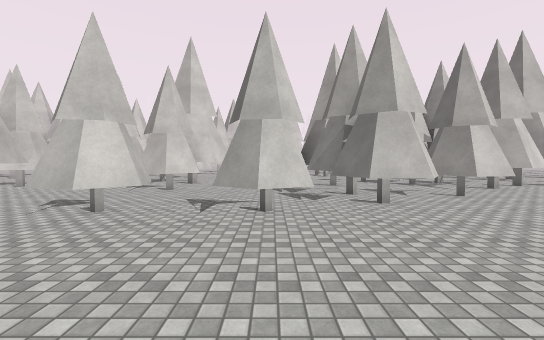
View 1 (above)

24 first-person views from a walk through a 3-D level made in the Unity game engine. The camera is 1.5 m above the floor, tilts 2° down and sees 90° across. The floor is counted in squares, 2 m on a side. Each view is taken from the middle of a square. On the plan, view 1 faces up. The plan holds only what a view shows up to about 10 squares ahead; the rest is blank. The place goes on beyond the plan. The player character is not drawn. Surface patterns are stand-ins for the level's own textures.

View 2
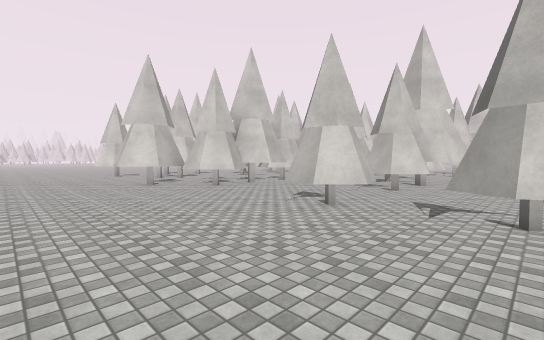

View 3
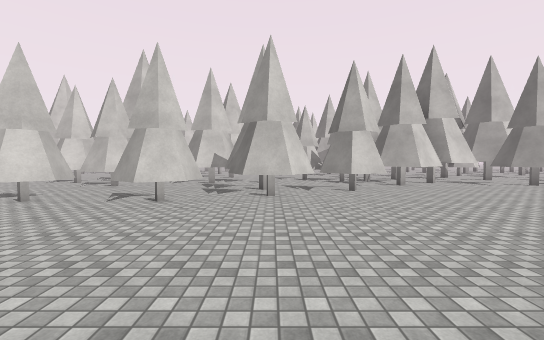

View 4
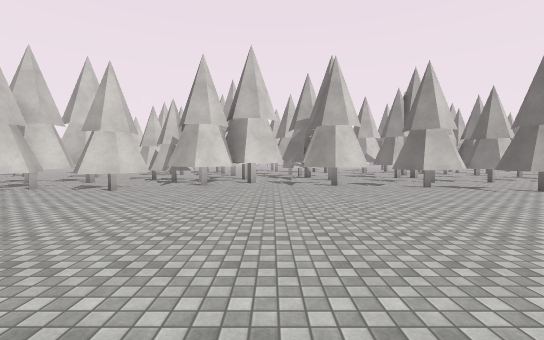

View 5
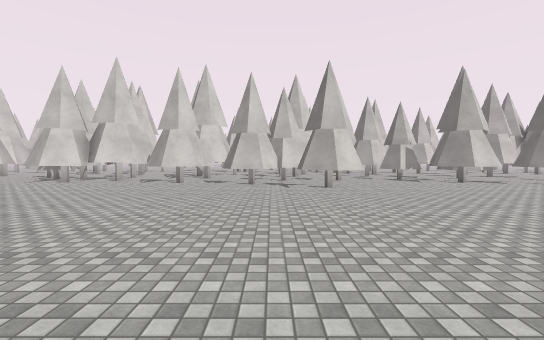

View 6
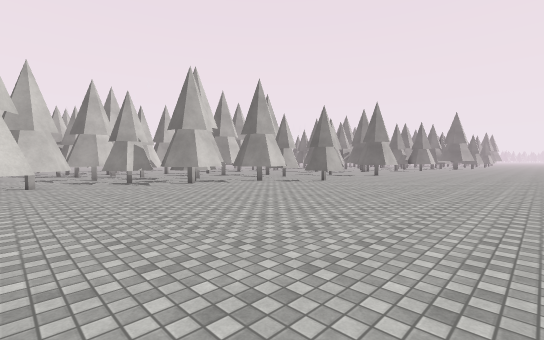

View 7
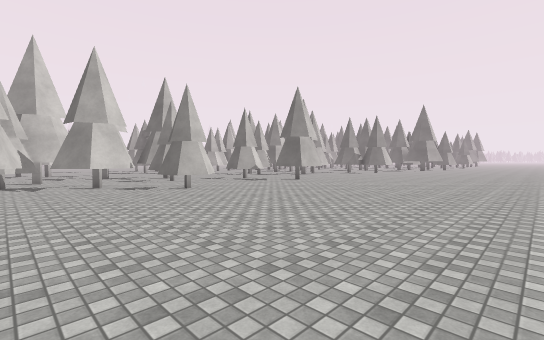

View 8
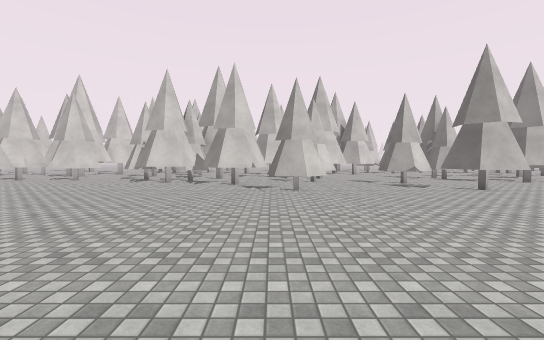

View 9
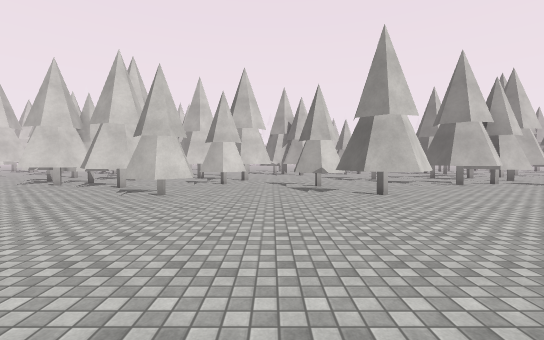

View 10
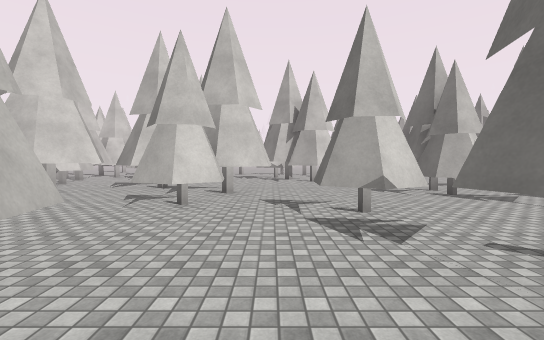

View 11
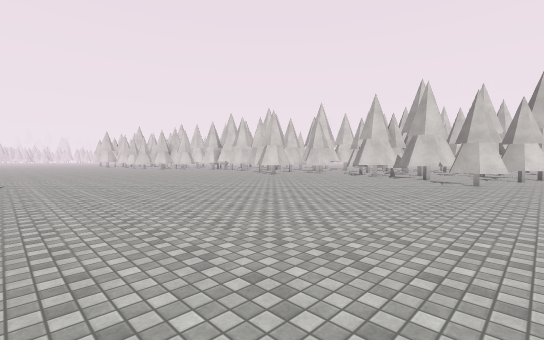

View 12
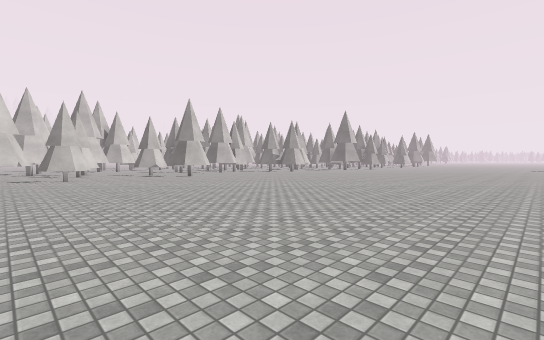

View 13
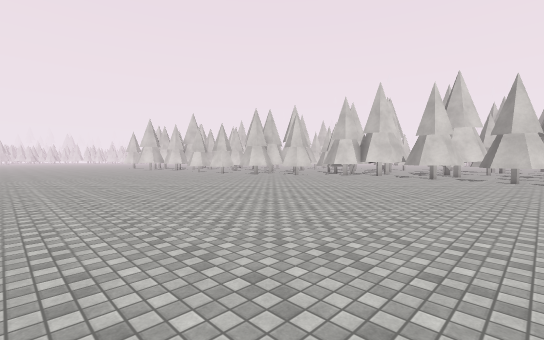

View 14
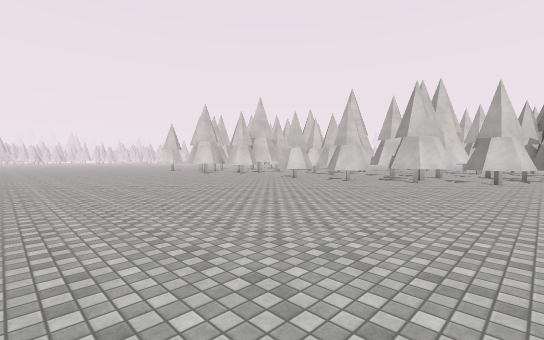

View 15
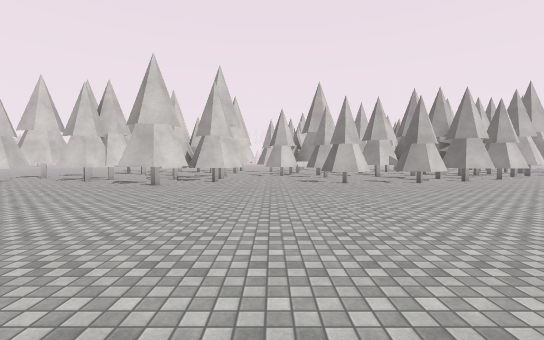

View 16
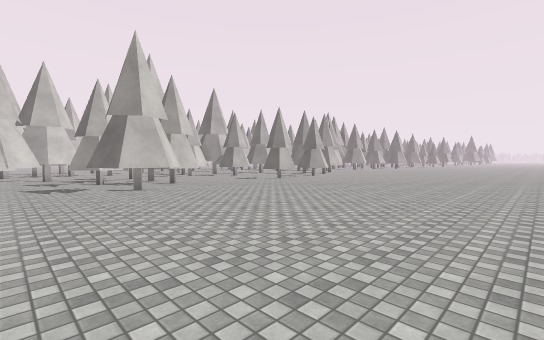

View 17
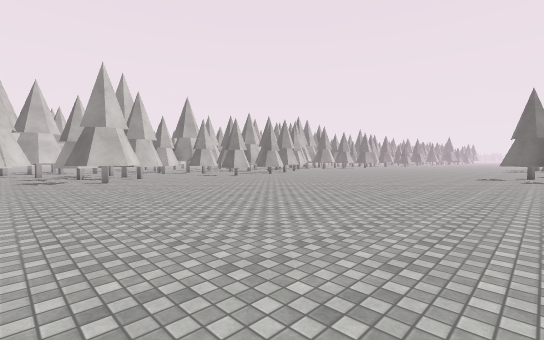

View 18
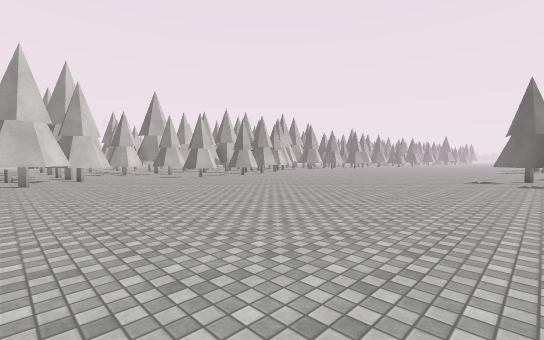

View 19
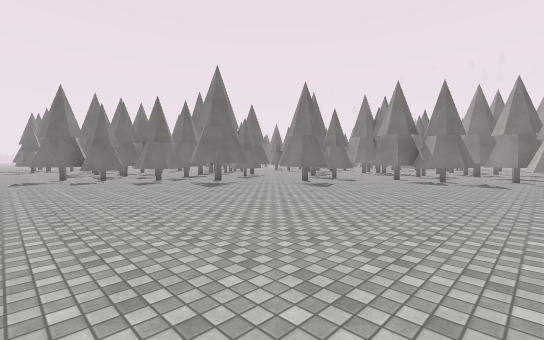

View 20
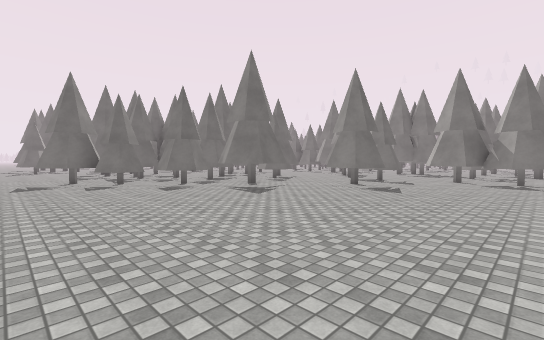

View 21
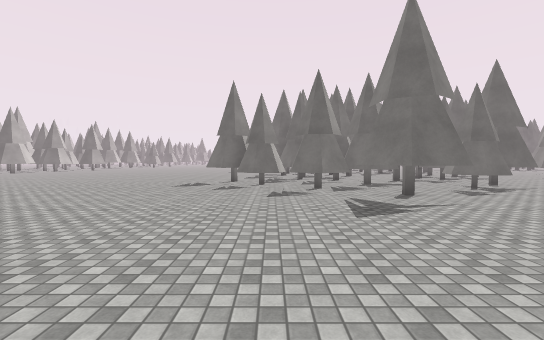

View 22
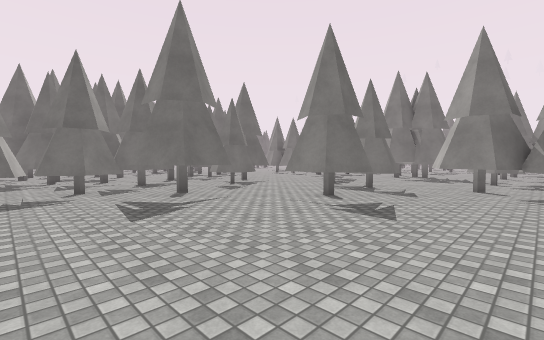

View 23
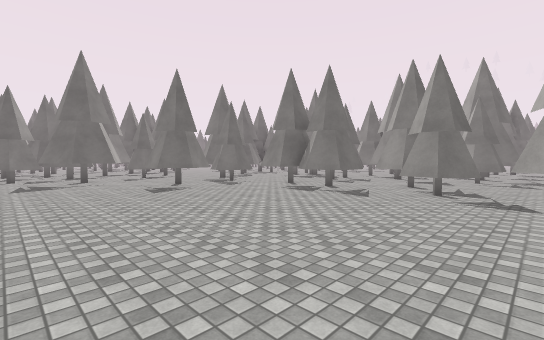

View 24
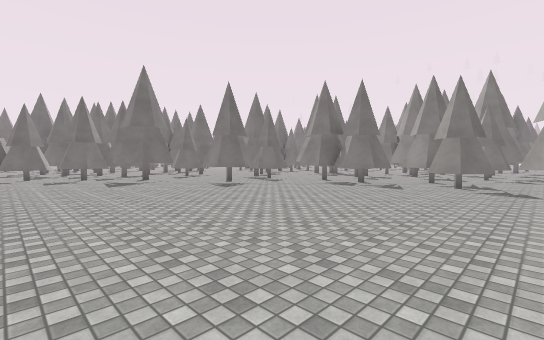

### Floor plan
Key: @ floor where view 1 was taken; # wall or solid block; x gap in a wall; . floor.
Columns run from 11 left of view 1 to 31 right of it. Each row starts with its distance up from view 1.
 12                                     ..##
 11        #                            ....
 10        #                    ##        ...#
  9  #     ##                 # .#      ##...#
  8  ####.#######    #####  ####.###   ##....##
  7 ... #...##.##   ###.#####.....#######.##..#
  6 #.####......#####......####.....##.....#...
  5 #.####.....#####.........##.......##...##..
  4 #.###...##x#.#.............................
  3 ..##......................................
  2 ..........................................
  1 ...........................................
  0 ...........@...............................
 -1 ...........................................
 -2 ...........................................
 -3 ...........................................
 -4 ...........................................
 -5 ...........................................
 -6 ..............##..               ..........
 -7 .............###.                ..........
 -8 .............####.
 -9 ............######
-10 ...........#####
-11 ..........#####
-12 ...........###
-13 ........##..####
-14 ........x...##
-15 ###.###.#  ..#
-16 ###.#####    x

Where each view was taken, in squares from view 1:
view 1: 0 up, 0 right, facing up
view 2: 0 up, 0 right, facing up-left
view 3: 1 down, 2 right, facing up
view 4: 1 down, 8 right, facing up
view 5: 2 down, 13 right, facing up
view 6: 1 down, 15 right, facing up-right
view 7: 2 down, 20 right, facing up-right
view 8: 2 down, 23 right, facing up
view 9: 1 down, 26 right, facing up
view 10: 3 up, 26 right, facing up
view 11: 5 down, 25 right, facing up-left
view 12: 7 down, 22 right, facing up-right
view 13: 5 down, 13 right, facing up-left
view 14: 5 down, 5 right, facing up-left
view 15: 5 down, 5 left, facing up
view 16: 4 down, 11 left, facing up-right
view 17: 7 down, 11 left, facing up-right
view 18: 7 down, 9 left, facing up-right
view 19: 5 down, 9 left, facing down-right
view 20: 5 down, 7 left, facing down-right
view 21: 8 down, 6 left, facing right
view 22: 8 down, 6 left, facing down-right
view 23: 9 down, 11 left, facing down-right
view 24: 7 down, 11 left, facing down-right
